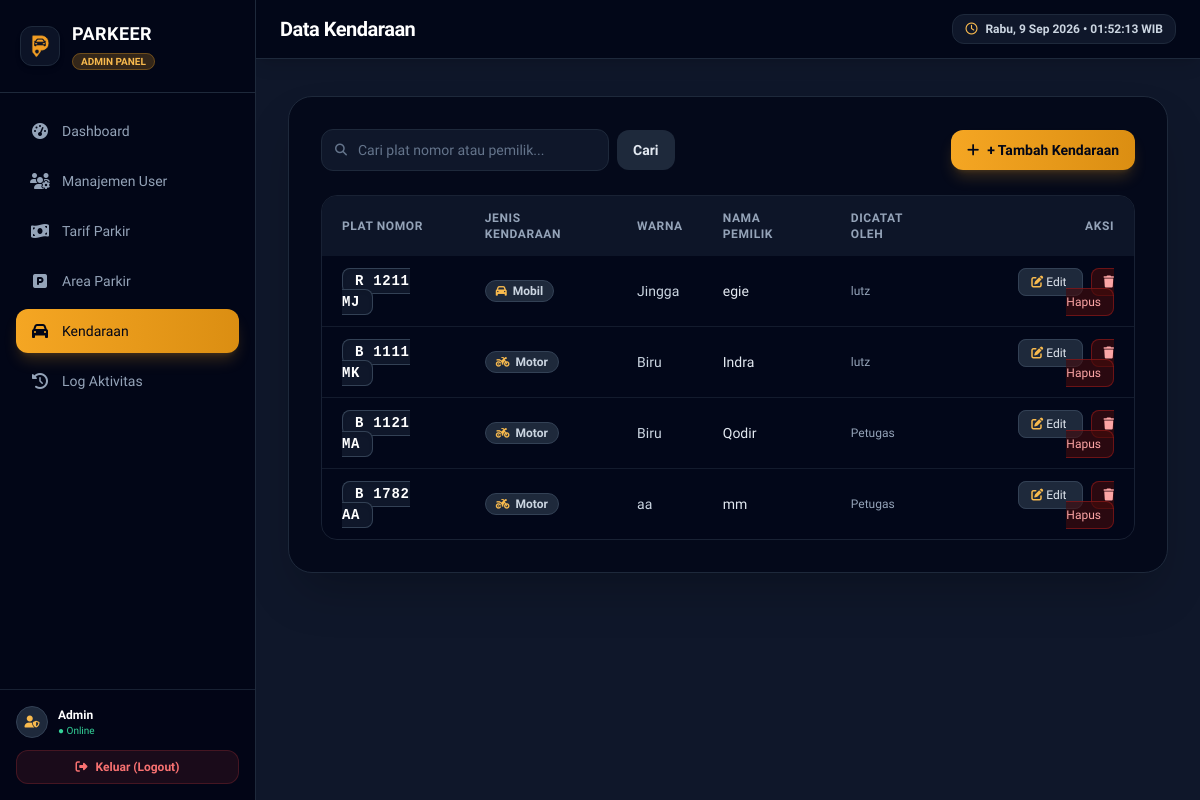
Screenshot of /admin/kendaraan/index.php (signed in) with the database file from the repository.
### tables this page shows
CREATE TABLE `tb_kendaraan` (
  `id_kendaraan` int NOT NULL,
  `plat_nomor` varchar(15) NOT NULL,
  `jenis_kendaraan` varchar(20) NOT NULL,
  `warna` varchar(20) DEFAULT NULL,
  `pemilik` varchar(100) DEFAULT NULL,
  `id_user` int NOT NULL
);

CREATE TABLE `tb_user` (
  `id_user` int NOT NULL,
  `nama_lengkap` varchar(50) NOT NULL,
  `username` varchar(50) NOT NULL,
  `password` varchar(100) NOT NULL,
  `role` enum('admin','petugas','owner','') NOT NULL,
  `status_aktif` tinyint(1) NOT NULL DEFAULT '1'
);

### functions/kendaraan_functions.php (called while the page is built, shortened)
<?php
function getAllKendaraan(PDO $koneksi, string $keyword = ''): array
{
    $sql = "SELECT k.*, u.nama_lengkap AS nama_pencatat
            FROM tb_kendaraan k
            JOIN tb_user u ON k.id_user = u.id_user
            WHERE k.plat_nomor LIKE :keyword OR k.pemilik LIKE :keyword
            ORDER BY k.id_kendaraan DESC";
    $stmt = $koneksi->prepare($sql);
    $stmt->execute([':keyword' => "%$keyword%"]);
    return $stmt->fetchAll();
}

### admin/kendaraan/index.php (the view, shortened to what this page needs)
<?php
require_once __DIR__ . '/../../includes/header_admin.php';
require_once __DIR__ . '/../../functions/kendaraan_functions.php';
$database = new Database();
$koneksi = $database->connect();
$keyword = trim($_GET['q'] ?? '');
$daftarKendaraan = getAllKendaraan($koneksi, $keyword);
?>
<div class="bg-slate-950/80 border border-slate-800 rounded-3xl p-6 sm:p-8 shadow-2xl">
    <div class="flex flex-col sm:flex-row sm:items-center justify-between gap-4 mb-6">
        <form method="GET" class="flex items-center gap-2">
            <div class="relative w-full sm:w-72">
                <div class="absolute inset-y-0 left-0 pl-3.5 flex items-center pointer-events-none text-slate-500">
                </div>
                <input type="text" name="q" value="<?= htmlspecialchars($keyword) ?>"
                       placeholder="Cari plat nomor atau pemilik..."
                       class="w-full bg-slate-900 border border-slate-800 text-white rounded-xl pl-9 pr-3 py-2.5 text-sm placeholder:text-slate-500 focus:outline-none focus:ring-2 focus:ring-brand-500 transition">
            </div>
            <button class="bg-slate-800 hover:bg-slate-700 text-slate-200 font-semibold px-4 py-2.5 rounded-xl text-sm transition">
                Cari
            </button>
        </form>
        <a href="create.php" class="bg-gradient-to-r from-brand-500 to-brand-600 hover:from-brand-600 hover:to-brand-700 text-slate-950 font-bold px-4 py-2.5 rounded-xl text-sm transition shadow-lg shadow-brand-500/20 flex items-center gap-2 self-start sm:self-auto">
            <i class="fa-solid fa-plus"></i>
            <span>+ Tambah Kendaraan</span>
        </a>
    </div>
    <div class="overflow-x-auto rounded-2xl border border-slate-800/80">
        <table class="w-full text-sm text-left">
            <thead class="bg-slate-900/90 text-slate-400 text-xs uppercase tracking-wider font-semibold">
                <tr>
                    <th class="px-5 py-3.5">Plat Nomor</th>
                    <th class="px-5 py-3.5">Jenis Kendaraan</th>
                    <th class="px-5 py-3.5">Warna</th>
                    <th class="px-5 py-3.5">Nama Pemilik</th>
                    <th class="px-5 py-3.5">Dicatat Oleh</th>
                    <th class="px-5 py-3.5 text-right">Aksi</th>
                </tr>
            </thead>
            <tbody class="divide-y divide-slate-800/60 bg-slate-950/40">
                <?php if (empty($daftarKendaraan)): ?>
                    <tr><td colspan="6" class="text-center py-8 text-slate-500">Belum ada data kendaraan.</td></tr>
                <?php else: foreach ($daftarKendaraan as $k): ?>
                    <tr class="hover:bg-slate-900/50 transition">
                        <td class="px-5 py-3.5">
                            <span class="px-3 py-1 rounded-lg bg-slate-900 border border-slate-700 text-white font-mono font-bold tracking-wider text-sm shadow-inner uppercase">
                                <?= htmlspecialchars($k['plat_nomor']) ?>
                            </span>
                        </td>
                        <td class="px-5 py-3.5 capitalize">
                            <span class="inline-flex items-center gap-1.5 px-2.5 py-0.5 rounded-full text-xs font-semibold bg-slate-800 text-slate-300 border border-slate-700">
                                <i class="fa-solid <?= $k['jenis_kendaraan'] === 'motor' ? 'fa-motorcycle' : 'fa-car' ?> text-brand-400 text-[11px]"></i>
                                <?= htmlspecialchars($k['jenis_kendaraan']) ?>
                            </span>
                        </td>
                        <td class="px-5 py-3.5 text-slate-300"><?= htmlspecialchars($k['warna'] ?? '-') ?></td>
                        <td class="px-5 py-3.5 text-slate-200 font-medium"><?= htmlspecialchars($k['pemilik'] ?? '-') ?></td>
                        <td class="px-5 py-3.5 text-xs text-slate-400"><?= htmlspecialchars($k['nama_pencatat']) ?></td>
                        <td class="px-5 py-3.5 text-right space-x-2">
                            <a href="edit.php?id=<?= $k['id_kendaraan'] ?>" class="px-3 py-1.5 rounded-lg bg-slate-800 hover:bg-slate-700 text-slate-200 text-xs font-medium border border-slate-700 transition">
                                <i class="fa-solid fa-pen-to-square text-brand-400"></i> Edit
                            </a>
                            <a href="delete.php?id=<?= $k['id_kendaraan'] ?>"
                               onclick="return confirm('Yakin hapus kendaraan ini?')"
                               class="px-3 py-1.5 rounded-lg bg-red-950/60 hover:bg-red-900 text-red-300 text-xs font-medium border border-red-800/60 transition">
                                <i class="fa-solid fa-trash"></i> Hapus
                            </a>
                        </td>
                    </tr>
                <?php endforeach; endif; ?>
            </tbody>
        </table>
    </div>
</div>
<?php require_once __DIR__ . '/../../includes/footer_admin.php'; ?>

### includes/header_admin.php (style rules this page uses)
body { font-family: 'Plus Jakarta Sans', sans-serif; }

### rows the page displays
tb_kendaraan: plat_nomor "R 1211 MJ", jenis_kendaraan "Mobil", warna "Jingga", pemilik "egie", id_user.nama_lengkap "lutz"
tb_kendaraan: plat_nomor "B 1111 MK", jenis_kendaraan "Motor", warna "Biru", pemilik "Indra", id_user.nama_lengkap "lutz"
tb_kendaraan: plat_nomor "B 1121 MA", jenis_kendaraan "Motor", warna "Biru", pemilik "Qodir", id_user.nama_lengkap "Petugas"
tb_kendaraan: plat_nomor "B 1782 AA", jenis_kendaraan "Motor", warna "aa", pemilik "mm", id_user.nama_lengkap "Petugas"

### other values shown
$item['label'] "Dashboard"
$item['label'] "Manajemen User"
$item['label'] "Tarif Parkir"
$item['label'] "Area Parkir"
$item['label'] "Kendaraan"
$item['label'] "Log Aktivitas"
$_SESSION['nama_lengkap'] "Admin"
$judulHalaman "Data Kendaraan"
